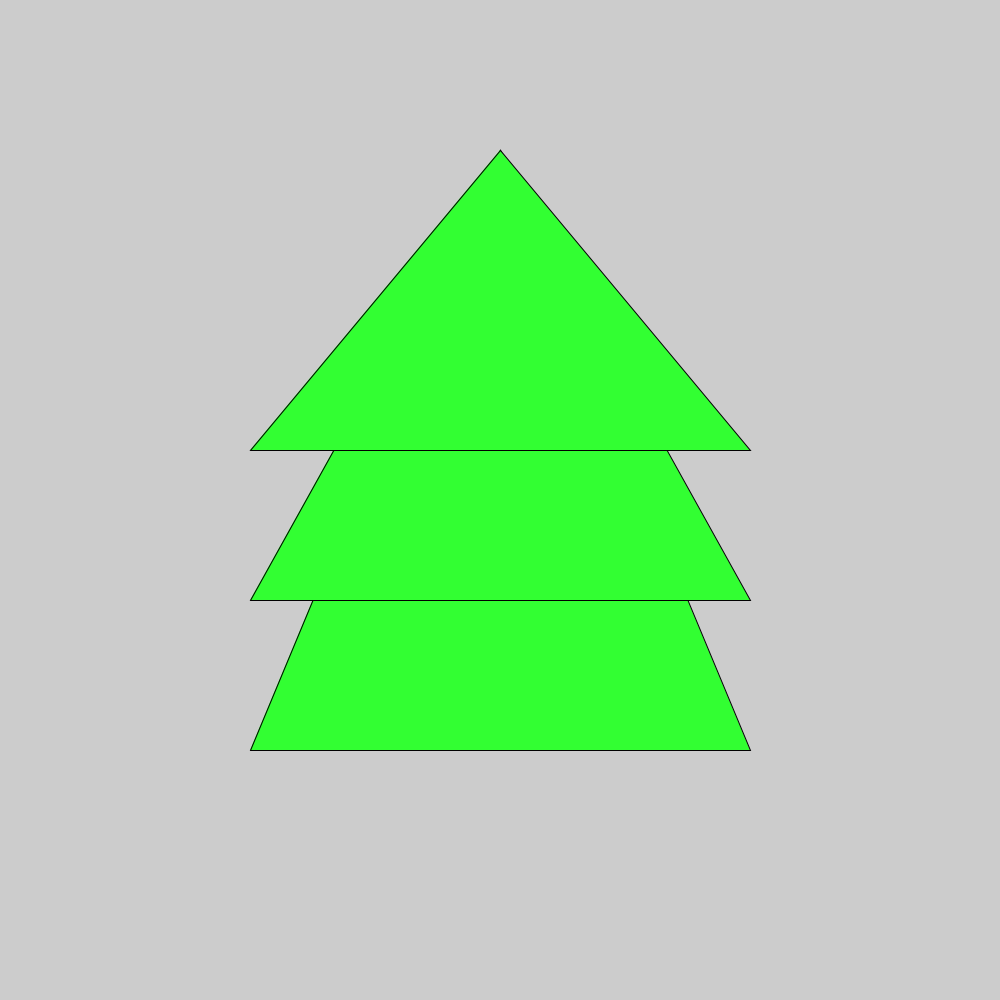
Frame 1 (no input)
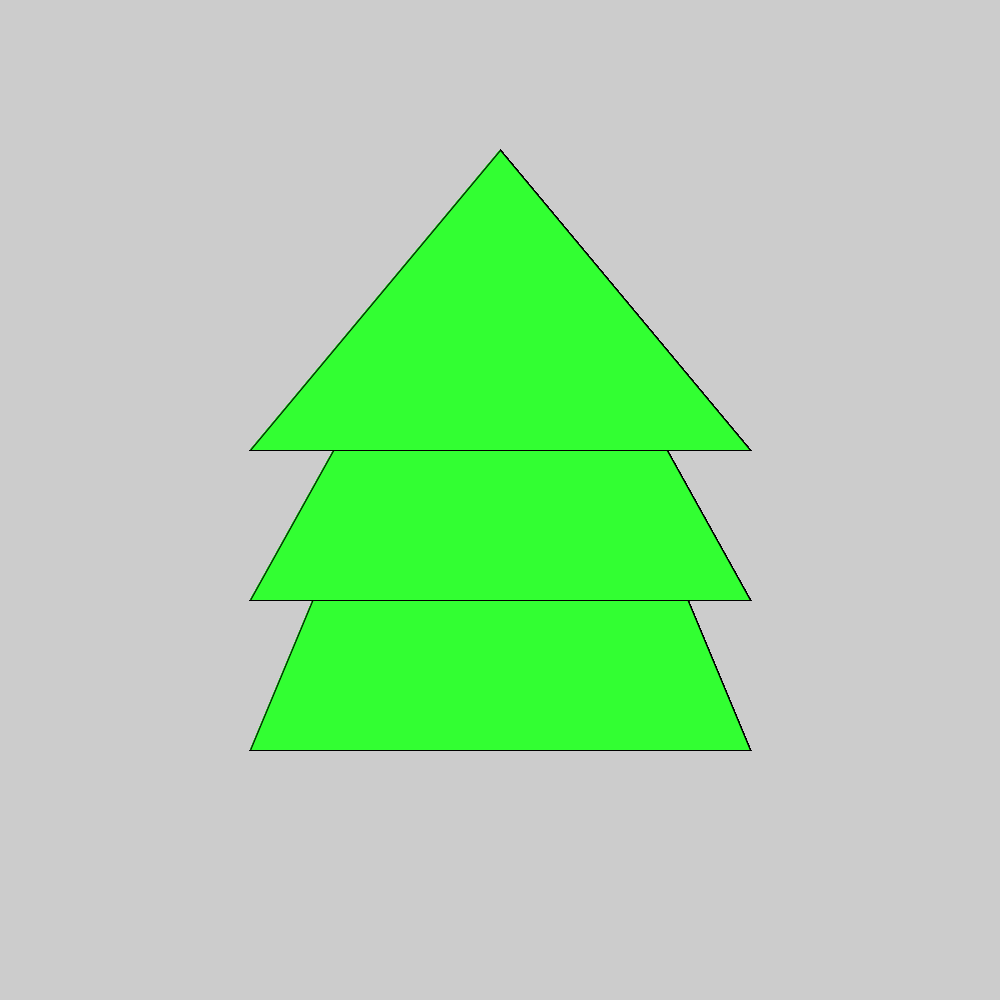
Frame 60 (the mouse pressed at the canvas centre just before this capture)
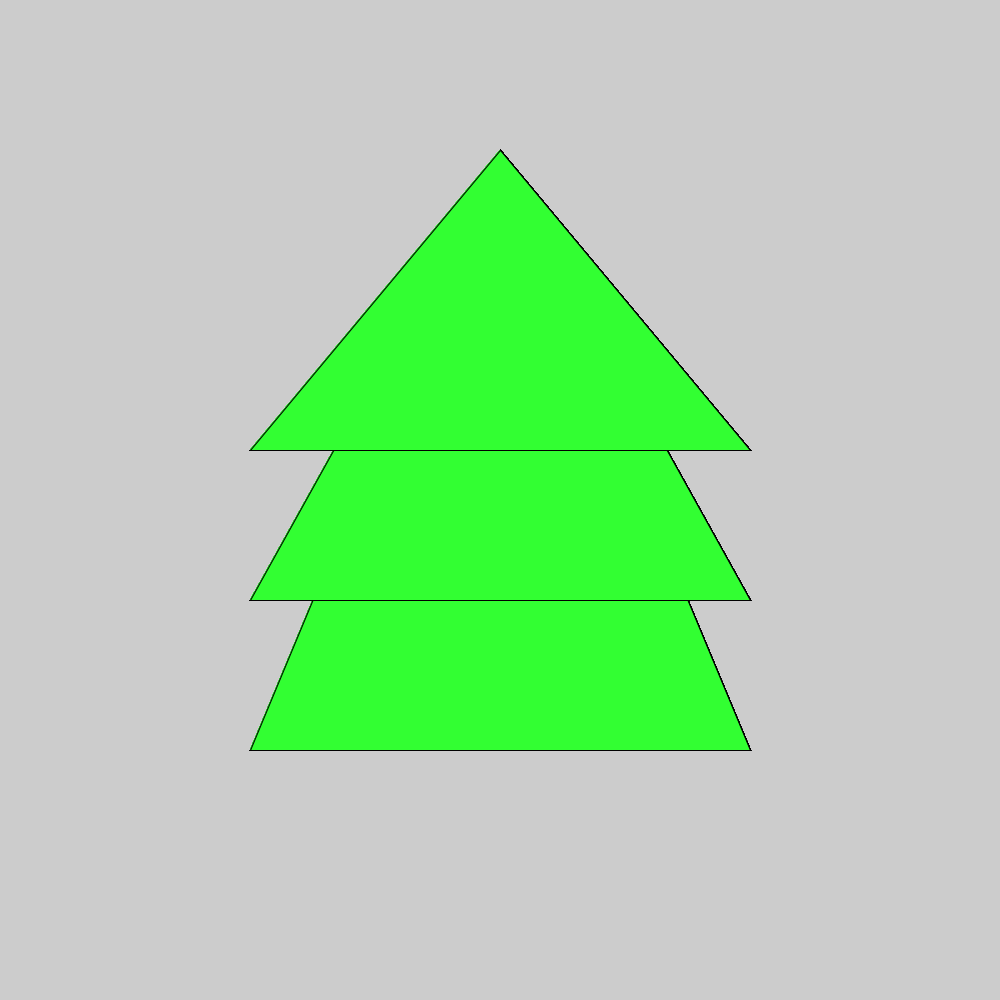
Frame 120 (the mouse held since frame 60 and released just before this capture)

The Processing sketch that drew these frames (run headless with seeded random() and noise(); from frame 60 on, the mouse is pressed at the canvas centre):

// Processing sketch: sketch_171221a
// ── sketch_171221a.pde
void setup(){
size(1000,1000);
}
void draw(){
  fill(50,255,50);
triangle(500,150,250,750,750,750);
triangle(500,150,250,600,750,600);
triangle(500,150,250,450,750,450);
}
